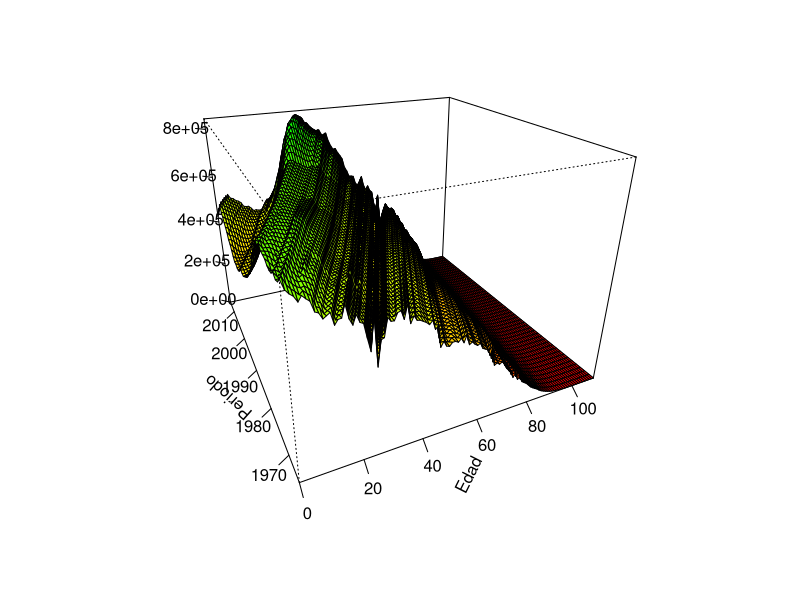
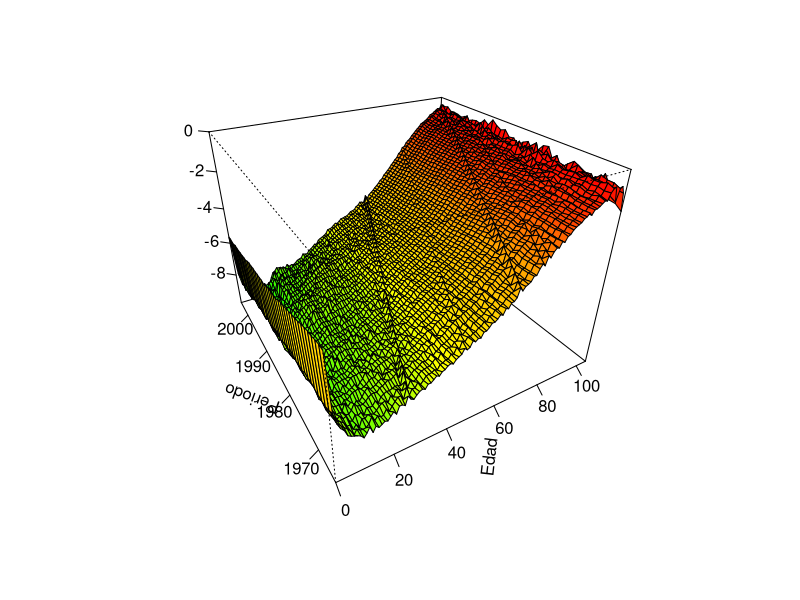

Recreate these plots in R, in order. (Note: this script raises an error after producing the figures.)
# Universidad de Alcalá
# Master en Ciencias Actuariales y Financieras
# Diego Paul Huaraca Shagñay
# TFM: Riesgo de Longevidad en la Población Española

start <- Sys.time()
# Datos - Human Mortality Database
options(tz="Europe/Madrid")
libs <- c('readxl', 'sme', 'tidyverse', 'forecast', 'foreign', 'MASS', 'demography', 'lifecontingencies',
          'tseries','pspline','psych','xtable', 'dplyr', 'StMoMo')
lapply(libs, require, character.only = T)
rm(list=c("libs"))

# Poblacion al 1 de Enero (Expuesto inicial al riesgo)
Pxt <- read_excel("./Datos/Data_Spain.xlsx", sheet=1)
Pxt_m <- Pxt %>% dplyr::select(1:3) %>% spread(key="Year", value="Female")
Pxt_h <- Pxt %>% dplyr::select(1,2,4) %>% spread(key="Year", value="Male")
Pxt_t <- Pxt %>% dplyr::select(1,2,5) %>% spread(key="Year", value="Total")
rm(list=c("Pxt"))

# Gráfico tridimensional - data original
z <- as.matrix(Pxt_t[,17:66])
edad <- seq(0, 110, by=1)
tiempo <- seq(1965, 2014, by=1)
color <- colorRampPalette(c("red", "yellow", "green"))(50)
zfacet <- z[-1, -1] + z[-1, -length(tiempo)] + z[-length(edad), -1] + z[-length(edad), -length(tiempo)]
facetcol <- cut(zfacet, 50)
persp(edad, tiempo, z, theta=-25, phi=25, expand=0.75, xlab='Edad', col=color[facetcol],
      ylab='Periodo', zlab='', ticktype="detailed", zlim=c(0,max(z)))
rm(list=c("z", "edad", "tiempo", "color", "zfacet", "facetcol"))

# Número de defunciones correspondiente al año t
Dxt <- read_excel("./Datos/Data_Spain.xlsx", sheet=2)
Dxt_m <- Dxt %>% dplyr::select(1:3) %>% spread(key="Year", value="Female")
Dxt_h <- Dxt %>% dplyr::select(1,2,4) %>% spread(key="Year", value="Male")
Dxt_t <- Dxt %>% dplyr::select(1,2,5) %>% spread(key="Year", value="Total")
rm(list=c("Dxt"))

# Poblacion Expuesta central al riesgo 
Ext <- read_excel("./Datos/Data_Spain.xlsx", sheet=3)
Ext_m <- Ext %>% dplyr::select(1:3) %>% spread(key="Year", value="Female")
Ext_h <- Ext %>% dplyr::select(1,2,4) %>% spread(key="Year", value="Male")
Ext_t <- Ext %>% dplyr::select(1,2,5) %>% spread(key="Year", value="Total")
rm(list=c("Ext"))

# Función suavizado superficies - P-Splines
# suavizar <- function(data){
#       n_dim <- dim(data)
#       data <- as.matrix(data)
#       data_s <- mat.or.vec(n_dim[1],(n_dim[2]-1))
#       for(j in 2:n_dim[2]){
#             sp.spline <- smooth.Pspline(x = data[,1], y = data[,j], method = 4, norder = 3)
#             ajuste <- predict(sp.spline, x = data[,1])
#             data_s[,j-1] <- abs(round(ajuste[1:n_dim[1]],0))
#       }
#       colnames(data_s) <- colnames(data)[-1]
#       return(data_s)
# }


# Acotar data
acotar <- function(data, age){
      data <- as.matrix(data)[,-c(1)]
      ndim <- dim(data)
      ndata <- matrix(0, ncol=ndim[2], nrow=(age+1))
      ndata[1:age,] <- as.matrix(data)[1:age,]
      ndata[(age+1),] <- matrix(apply(as.matrix(data)[(age+1):ndim[1],], 2, sum),nrow=1)
      #ndata[(age+1),1] <- age
      colnames(ndata) <- colnames(data)
      return(ndata)
}


Ext_m <- acotar(Ext_m, 105)
Ext_h <- acotar(Ext_h, 105)
Ext_t <- acotar(Ext_t, 105)

Pxt_m <- acotar(Pxt_m, 105)
Pxt_h <- acotar(Pxt_h, 105)
Pxt_t <- acotar(Pxt_t, 105)

Dxt_m <- acotar(Dxt_m, 105)
Dxt_h <- acotar(Dxt_h, 105)
Dxt_t <- acotar(Dxt_t, 105)
rm(list=c("acotar"))

# Creación de tasas y probabilidades de muerte
ctasas <- function(dxt,ext,ini,fin){
      res <- dxt[,c(ini:fin)]/ext[,c(ini:fin)]
      return(res)
}
# data.frame(Asc=seq(1,65), Des=seq(65,1), Year=colnames(Dxt_h))

mxt_m <- ctasas(Dxt_m,Ext_m,16,55)
mxt_h <- ctasas(Dxt_h,Ext_h,16,55)
mxt_t <- ctasas(Dxt_t,Ext_t,16,55)
qxt_m <- ctasas(Dxt_m,Pxt_m,16,55)
qxt_h <- ctasas(Dxt_h,Pxt_h,16,55)
qxt_t <- ctasas(Dxt_t,Pxt_t,16,55)

# Gráfico tridimensional - Log tasas de mortalidad
z <- log(qxt_m)
edad <- seq(0, 105, by=1)
tiempo <- seq(1965, 2004, by=1)
color <- colorRampPalette(c("green", "yellow", "orange", "red"))(50)
zfacet <- z[-1, -1] + z[-1, -length(tiempo)] + z[-length(edad), -1] + z[-length(edad), -length(tiempo)]
facetcol <- cut(zfacet, 50)
persp(edad, tiempo, z, theta=-30, phi=30, expand=0.75, xlab='Edad', col=color[facetcol],
      ylab='Periodo', zlab='', ticktype="detailed", zlim=c(min(z),0))
rm(list=c("z", "edad", "tiempo", "color", "zfacet", "facetcol"))

# Creación objeto demogdata
data0_m <- StMoMoData(demogdata(data=qxt_m, pop=Pxt_m[,c(16:55)], ages=c(0:105), years=c(1965:2004), 
                     type="mortality", label="Spain", name="female"), type="initial")
data0_h <- StMoMoData(demogdata(data=qxt_h, pop=Pxt_h[,c(16:55)], ages=c(0:105), years=c(1965:2004), 
                     type="mortality", label="Spain", name="male"), type="initial")
data0_t <- StMoMoData(demogdata(data=qxt_t, pop=Pxt_t[,c(16:55)], ages=c(0:105), years=c(1965:2004), 
                     type="mortality", label="Spain", name="total"), type="initial")

dataC_m <- StMoMoData(demogdata(data=mxt_m, pop=Ext_m[,c(16:55)], ages=c(0:105), years=c(1965:2004), 
                     type="mortality", label="Spain", name="female"), type="central")
dataC_h <- StMoMoData(demogdata(data=mxt_h, pop=Ext_h[,c(16:55)], ages=c(0:105), years=c(1965:2004), 
                     type="mortality", label="Spain", name="male"), type="central")
dataC_t <- StMoMoData(demogdata(data=mxt_t, pop=Ext_t[,c(16:55)], ages=c(0:105), years=c(1965:2004), 
                     type="mortality", label="Spain", name="total"), type="central")

#rm(list=c("mxt_m", "mxt_h", "mxt_t", "qxt_m", "qxt_h", "qxt_t", "Pxt_m", "Pxt_h", "Pxt_t",
#          "Ext_m", "Ext_h", "Ext_t", "Dxt_m", "Dxt_h", "Dxt_t", "suavizar"))


################################################
#####   Ajuste modelo Lee Carter Poisson   #####
################################################

LC <- lc(link="log", const = "sum")
LCfit_m <- fit(LC, data = dataC_m)
LCfit_h <- fit(LC, data = dataC_h)
LCfit_t <- fit(LC, data = dataC_t)
rm(list = c("LC"))

# Gráfico parámetro ax
plot(LCfit_m$ax, type='o', col=2, pch=20, ylim=c(-10,0), xlab='', ylab='')
par(new=TRUE)
plot(LCfit_h$ax, type='o', col=3, pch=20, ylim=c(-10,0), xlab='', ylab='')
#par(new=TRUE)
#plot(LCfit_t$ax, type='o', col=4, pch=18, ylim=c(-10,0), xlab='Edad', ylab='ax')
#op <- par(cex = 2.8)
legend(60, -5, legend=c("Mujeres", "Hombres"), col=c("red", "green"), cex=0.9, lwd=3, bty = 'n')


# Gráfico parametro bx
plot(LCfit_m$bx, type='o', col=2, pch=20, ylim=c(-0.045,0.05), xlab='', ylab='')
par(new=TRUE)
plot(LCfit_h$bx, type='o', col=3, pch=20, ylim=c(-0.045,0.05), xlab='', ylab='')
#par(new=TRUE)
#plot(LCfit_t$bx, type='o', col=4, pch=18, ylim=c(-0.035,0.05), xlab='Edad', ylab='bx')
abline(h=0,lty=3)
legend(45, 0.005, legend=c("Mujeres", "Hombres"), col=c("red", "green"), cex=0.9, lwd=3, bty = 'n')


# Gráfico parametro kt
plot(seq(1965,2004),as.numeric(LCfit_m$kt), type='o', col=2, pch=20, ylim=c(-55,55), xlab='', ylab='')
par(new=TRUE)
plot(seq(1965,2004),as.numeric(LCfit_h$kt), type='o', col=3, pch=20, ylim=c(-55,55), xlab='', ylab='')
#par(new=TRUE)
#plot(seq(1965,2004),as.numeric(LCfit_t$kt), type='o', col=4, pch=18, ylim=c(-55,55), xlab='Periodo', ylab='kt')
abline(h=0,lty=3)
legend(1985, 60, legend=c("Hombres", "Mujeres"), col=c("red", "green"), cex=0.9, lwd=3, bty = 'n')


# Proyección parámetro kt
est_m <- forecast(LCfit_m, h=50, level=c(90,95))
est_h <- forecast(LCfit_h, h=50, level=c(90,95))
est_t <- forecast(LCfit_t, h=50, level=c(90,95))
plot(est_m, only.kt=TRUE, col='lightgreen')
plot(est_h, only.kt=TRUE, col='lightpink')
plot(est_t, only.kt=TRUE, col='lightblue')

# Comprobación modelos arima
tsm <- ts(as.numeric(LCfit_m$kt), start=c(1965, 1), end=c(2004, 1), frequency=1)
tsh <- ts(as.numeric(LCfit_h$kt), start=c(1965, 1), end=c(2004, 1), frequency=1)
summary(Arima(tsm, order=c(0,1,0), include.drift=TRUE))
summary(Arima(tsh, order=c(0,1,0), include.drift=TRUE))
rm(list = c("tsm", "tsh"))

# Obtención qxt estimados
for_qxt <- function(est){
      m <- exp(est$model$ax + est$model$bx %*% est$kt.f$mean)
      q <- 2*m/(2+m)
      colnames(q) <- colnames(m)
      return(m)
}


# Gráfico tridimensional - Log tasas de mortalidad proyectadas
z <- log(for_qxt(est_m))
edad <- seq(0, 105, by=1)
tiempo <- seq(2005, 2054, by=1)
color <- colorRampPalette(c("green", "yellow", "orange", "red"))(50)
zfacet <- z[-1, -1] + z[-1, -length(tiempo)] + z[-length(edad), -1] + z[-length(edad), -length(tiempo)]
facetcol <- cut(zfacet, 50)
persp(edad, tiempo, z, theta=-30, phi=30, expand=0.75, xlab='Edad', col=color[facetcol],
      ylab='Periodo', zlab='', ticktype="detailed", zlim=c(min(z),0.95))
rm(list=c("z", "edad", "tiempo", "color", "zfacet", "facetcol"))



#######################################
######      Ajuste modelo CBD     #####
#######################################

fun_logit <- function(qxt){
      res<- log(1-qxt)-log(qxt)
      return(res)
}

# Gráfico logit qxt
q <- qxt_m
plot(fun_logit(q)[,1], col=2, type='p', ylim=c(-1.2,9.5), pch=18, ylab='')
par(new=TRUE)
plot(fun_logit(q)[,11], col=3, type='p', ylim=c(-1.2,9.5), pch=20, ylab='')
par(new=TRUE)
plot(fun_logit(q)[,21], col=4, type='p', ylim=c(-1.2,9.5), pch=18, ylab='')
par(new=TRUE)
plot(fun_logit(q)[,31], col=5, type='p', ylim=c(-1.2,9.5), pch=20, ylab='')
par(new=TRUE)
plot(fun_logit(q)[,40], col=6, type='p', ylim=c(-1.2,9.5), pch=18, ylab='logit(qxt)')
legend(6, 6, legend=c("1965", "1975", "1985", "1995", "2004"), col=c(2, 3,4,5,6), cex=0.9, lwd=3, bty = 'n')
rm(list=c("q"))

# Modelo
CBD <- cbd("logit")
CBDfit_m <- fit(CBD, data = data0_m, ages.fit = 0:105, years=1965:2004)
CBDfit_h <- fit(CBD, data = data0_h, ages.fit = 0:105, years=1965:2004)
CBDfit_t <- fit(CBD, data = data0_t, ages.fit = 0:105, years=1965:2004)
rm(list=c("CBD"))

# Gráfico parámetro kt(1)
plot(seq(1965,2004),CBDfit_m$kt[1,], type='o', col=2, pch=20, ylim=c(-7,-4), xlab='', ylab='')
par(new=TRUE)
plot(seq(1965,2004),CBDfit_h$kt[1,], type='o', col=3, pch=20, ylim=c(-7,-4), xlab='', ylab='')
#par(new=TRUE)
#plot(seq(1965,2004),CBDfit_t$kt[1,], type='o', col=4, pch=18, ylim=c(-3,-1.5), xlab='Edad', ylab='kt(1)')
legend(1980, -5.8, legend=c("Hombres", "Mujeres"), col=c("red", "green"), cex=0.9, lwd=3, bty = 'n')

# Gráfico parámetro kt(2)
plot(seq(1965,2004),CBDfit_m$kt[2,], type='o', col=2, pch=20, ylim=c(0.04,0.13), xlab='', ylab='')
par(new=TRUE)
plot(seq(1965,2004),CBDfit_h$kt[2,], type='o', col=3, pch=20, ylim=c(0.04,0.13), xlab='', ylab='')
#par(new=TRUE)
#plot(seq(1965,2004),CBDfit_t$kt[2,], type='o', col=4, pch=18, ylim=c(0.07,0.15), xlab='Edad', ylab='kt(2)')
legend(1980, 0.07, legend=c("Hombres", "Mujeres"), col=c("red", "green"), cex=0.9, lwd=3, bty = 'n')

# Proyección parámetro kt
pro_m <- forecast(CBDfit_m, h=50, level=c(90,95))
pro_h <- forecast(CBDfit_h, h=50, level=c(90,95))
pro_t <- forecast(CBDfit_t, h=50, level=c(90,95))
plot(pro_m, only.kt=TRUE, col='lightgreen')
plot(pro_h, only.kt=TRUE, col='lightpink')
plot(pro_t, only.kt=TRUE, col='lightblue')


tsm <- ts(as.numeric(CBDfit_m$kt[2,]), start=c(1965, 1), end=c(2004, 1), frequency=1)
tsh <- ts(as.numeric(CBDfit_h$kt[2,]), start=c(1965, 1), end=c(2004, 1), frequency=1)
summary(Arima(tsm, order=c(0,1,0), include.drift=TRUE))
summary(Arima(tsh, order=c(0,1,0), include.drift=TRUE))
rm(list=c("tsm", "tsh"))


# Transforma vectores en matrices fila o columna
fm <- function(vector, rc){
      lon <- length(vector)
      if(rc==1){
            res <- matrix(unlist(vector), nrow=1, ncol=lon)
      } else {
            res <- matrix(unlist(vector), nrow=lon, ncol=1)
      }
      return(res)
} 


lg_qxt <- function(pro){
      # generar secuencia de 1
      x <- fm(rep(1,106),2)%*%fm(pro$kt.f$mean[1,],1) + fm(pro$ages-mean(pro$ages),2)%*% fm(pro$kt.f$mean[2,],1)
      q <- exp(x)/(1+exp(x))
      return(q)
}


# Gráfico tridimensional - Log tasas de mortalidad
z <- log(pro_h$rates)
edad <- seq(0, 105, by=1)
tiempo <- seq(2005, 2054, by=1)
color <- colorRampPalette(c("green", "yellow", "orange", "red"))(50)
zfacet <- z[-1, -1] + z[-1, -length(tiempo)] + z[-length(edad), -1] + z[-length(edad), -length(tiempo)]
facetcol <- cut(zfacet, 50)
persp(edad, tiempo, z, theta=-30, phi=30, expand=0.75, xlab='Edad', col=color[facetcol],
      ylab='Periodo', zlab='', ticktype="detailed", zlim=c(min(z),0))
rm(list=c("z", "edad", "tiempo", "color", "zfacet", "facetcol"))




########################################
#####     Ajuste modelo li-lee     #####
########################################

dataL_m <- demogdata(data=mxt_m, pop=Ext_m[,c(16:55)], ages=c(0:105), years=c(1965:2004), 
                                type="mortality", label="Spain", name="female")
dataL_h <- demogdata(data=mxt_h, pop=Ext_h[,c(16:55)], ages=c(0:105), years=c(1965:2004), 
                                type="mortality", label="Spain", name="male")
dataL_t <- demogdata(data=mxt_t, pop=Ext_t[,c(16:55)], ages=c(0:105), years=c(1965:2004), 
                                type="mortality", label="Spain", name="total")

LCT_m <- lca(dataL_m, max.age = 105)
LCT_h <- lca(dataL_h, max.age = 105)
LCT_t <- lca(dataL_t, max.age = 105)

# Gráfico parámetro ax - Hombres & Mujeres
plot(LCT_m$ax, type='o', col=2, pch=20, ylim=c(-10,0), xlab='', ylab='')
par(new=TRUE)
plot(LCT_h$ax, type='o', col=3, pch=20, ylim=c(-10,0), xlab='', ylab='')
legend(60, -5, legend=c("Mujeres", "Hombres"), col=c("red", "green"), cex=0.9, lwd=3, bty = 'n')

# Gráfico parámetro Bx - Total
plot(LCT_t$bx, type='o', col=4, pch=20, ylim=c(-0.026,0.036), xlab='', ylab='')
abline(h=0,lty=3)
legend(50, -0.003, legend=c("Total"), col=c("blue"), cex=0.9, lwd=3, bty = 'n')

# Gráfico parámetro Kt - Total
plot(LCT_t$kt, type='o', col=4, pch=20, ylim=c(-38,32), xlab='', ylab='')
abline(h=0,lty=3)
legend(1980, -15, legend=c("Total"), col=c("blue"), cex=0.9, lwd=3, bty = 'n')


res_m <- log(qxt_m)-LCT_m$ax-fm(LCT_t$bx,2)%*%fm(LCT_t$kt,1)
pres_m <- log(qxt_m)-LCT_m$ax
res_h <- log(qxt_h)-LCT_h$ax-fm(LCT_t$bx,2)%*%fm(LCT_t$kt,1)
pres_h <- log(qxt_h)-LCT_h$ax

# Ratio ajuste factor común
Rc_m <- 1-(sum(res_m^2))/(sum(pres_m^2))
Rc_m
Rc_h <- 1-(sum(res_h^2))/(sum(pres_h^2))
Rc_h
rm(list = c("Rc_m", "Rc_h"))

# SVD residuos
svd_res <- function(residuos){
      res <- residuos - apply(residuos, 1, mean)
      const <- sum(svd(res)$u[,1])
      b <- svd(res)$u[,1]/const
      k <- const*max(svd(res)$d)*svd(res)$v[,1]
      return(list(bx=b, kt=k))
}
 

 
# Gráfico parámetro bx - Hombres & Mujeres
plot(svd_res(res_m)$bx, type='o', col=2, pch=20, ylim=c(-0.015,0.055), xlab='', ylab='')
par(new=TRUE)
plot(svd_res(res_h)$bx, type='o', col=3, pch=20, ylim=c(-0.015,0.055), xlab='', ylab='')
abline(h=0,lty=3)
legend(50, 0.055, legend=c("Mujeres", "Hombres"), col=c("red", "green"), cex=0.9, lwd=3, bty = 'n')


# Gráfico parámetro kt - Hombres & Mujeres
plot(svd_res(res_m)$kt, type='o', col=2, pch=20, ylim=c(-15,15), xlab='', ylab='')
par(new=TRUE)
plot(svd_res(res_h)$kt, type='o', col=3, pch=20, ylim=c(-15,15), xlab='', ylab='')
abline(h=0,lty=3)
legend(15, -5, legend=c("Mujeres", "Hombres"), col=c("red", "green"), cex=0.9, lwd=3, bty = 'n')

# Ratio ajuste incluye residuos SVD
nres_m <- log(qxt_m) - LCT_m$ax - fm(LCT_t$bx,2)%*%fm(LCT_t$kt,1) - fm(svd_res(res_m)$bx,2)%*%fm(svd_res(res_m)$kt,1)
nres_h <- log(qxt_h) - LCT_h$ax - fm(LCT_t$bx,2)%*%fm(LCT_t$kt,1) - fm(svd_res(res_h)$bx,2)%*%fm(svd_res(res_h)$kt,1)
Rca_m <- 1-(sum(nres_m^2))/(sum(pres_m^2))
Rca_m
Rca_h <- 1-(sum(nres_h^2))/(sum(pres_h^2))
Rca_h
rm(list = c("Rca_m", "Rca_h", "nres_m", "nres_h"))


# Prueba de hipótesis kt: (H0: beta=1, entonces es un RW, caso contrario es un AR(1))
hreg <- function(res){
      alfa <- 0.05
      nkt <- length(svd_res(res)$kt)
      xm <- svd_res(res)$kt[-nkt]
      ym <- svd_res(res)$kt[-1]
      btest <- abs(summary(lm(ym ~ xm))$coef[2,1]-1)/summary(lm(ym ~ xm))$coef[2,2]
      if(pt(btest,summary(lm(ym ~ xm))$df[2], lower.tail=F)>alfa/2){
            res <- "Es un RW"
      } else {
            res <- "Es un AR(1)"
      }
      btest <- abs(summary(lm(ym ~ xm+0))$coef[1,1]-1)/summary(lm(ym ~ xm+0))$coef[1,2]
      if(pt(btest,summary(lm(ym ~ xm+0))$df[2], lower.tail=F)>alfa/2){
            res1 <- "Es un RW"
      } else {
            res1 <- "Es un AR(1)"
      }
      return(list(res, res1))
}

hreg(res_m)
hreg(res_h)



# Proyección parámetro Kt y kt
pry_t <- forecast(auto.arima(LCT_t$kt), h=50, level=c(90,95))
plot(pry_t,col='blue')

tpm <- ts(svd_res(res_m)$kt, start=c(1965, 1), end=c(2004, 1), frequency=1)
tph <- ts(svd_res(res_h)$kt, start=c(1965, 1), end=c(2004, 1), frequency=1)

pry_m <- forecast(auto.arima(tpm), h=50, level=c(90,95))
plot(pry_m, col=1, fcol=1, shadecols="lightgreen")
pry_h<- forecast(auto.arima(tph), h=50, level=c(90,95))
plot(pry_h, col=1, fcol=1, shadecols="lightpink")


li_qxt <- function(LCa, LCTb, res, pryt, pry){
      estm <- exp(LCa$ax - fm(LCTb$bx,2)%*%fm(as.numeric(pryt$mean),1) - fm(svd_res(res_m)$bx,2)%*%fm(as.numeric(pry$mean),1))
      q <- 2*estm/(2+estm)
      colnames(q) <- seq(2005, 2054)
      return(q)
}


# Gráfico tridimensional - Log probabilidades de muerte
z <- log(li_qxt(LCT_h, LCT_t, res_h, pry_t, pry_h))
edad <- seq(0, 105, by=1)
tiempo <- seq(2005, 2054, by=1)
color <- colorRampPalette(c("green", "yellow", "orange", "red"))(50)
zfacet <- z[-1, -1] + z[-1, -length(tiempo)] + z[-length(edad), -1] + z[-length(edad), -length(tiempo)]
facetcol <- cut(zfacet, 50)
persp(edad, tiempo, z, theta=-30, phi=30, expand=0.75, xlab='Edad', col=color[facetcol],
      ylab='Periodo', zlab='', ticktype="detailed", zlim=c(min(z),0))
rm(list=c("z", "edad", "tiempo", "color", "zfacet", "facetcol"))


########################################
#####     Análisis de residuos     #####
########################################

# Error cuadrático medio #

ecm <- function(datar, datae){
      error <- apply(datar - datae, 2, function(x){sqrt(sum(x^2/length(x)))})
      return(error)
}

# Error porcentual absoluto medio #

epam <- function(datar, datae){
      dife <- abs(datar-datae)/datar
      error <- apply(dife, 2, function(x){sum(x)/length(x)})
      return(error)
}


# LCP
ecm(ctasas(Dxt_m,Pxt_m,56,65), for_qxt(est_m)[,c(1:10)])
ecm(ctasas(Dxt_h,Pxt_h,56,65), for_qxt(est_h)[,c(1:10)])

epam(ctasas(Dxt_m,Pxt_m,56,65), for_qxt(est_m)[,c(1:10)])
epam(ctasas(Dxt_h,Pxt_h,56,65), for_qxt(est_h)[,c(1:10)])

# LL
ecm(ctasas(Dxt_m,Pxt_m,56,65), lg_qxt(pro_m)[,c(1:10)])
ecm(ctasas(Dxt_h,Pxt_h,56,65), lg_qxt(pro_h)[,c(1:10)])

epam(ctasas(Dxt_m,Pxt_m,56,65), lg_qxt(pro_m)[,c(1:10)])
epam(ctasas(Dxt_h,Pxt_h,56,65), lg_qxt(pro_h)[,c(1:10)])

# CBD
ecm(ctasas(Dxt_m,Pxt_m,56,65), li_qxt(LCT_m, LCT_t, res_m, pry_t, pry_m)[,c(1:10)])
ecm(ctasas(Dxt_h,Pxt_h,56,65), li_qxt(LCT_h, LCT_t, res_h, pry_t, pry_h)[,c(1:10)])

epam(ctasas(Dxt_m,Pxt_m,56,65), li_qxt(LCT_m, LCT_t, res_m, pry_t, pry_m)[,c(1:10)])
epam(ctasas(Dxt_h,Pxt_h,56,65), li_qxt(LCT_h, LCT_t, res_h, pry_t, pry_h)[,c(1:10)])


# Graficos comparativos



time <- start - Sys.time()